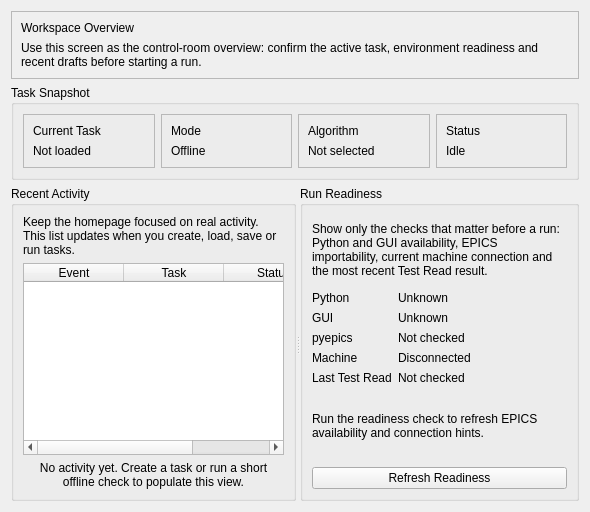
        <widget class="QWidget" name="page_dashboard">
         <layout class="QVBoxLayout" name="verticalLayout_dashboard">
          <item>
           <widget class="QFrame" name="frame_dashboardHero">
            <property name="frameShape">
             <enum>QFrame::StyledPanel</enum>
            </property>
            <layout class="QVBoxLayout" name="verticalLayout_dashboardHero">
             <item>
              <widget class="QLabel" name="label_dashboardHeroTitle">
               <property name="text">
                <string>Workspace Overview</string>
               </property>
              </widget>
             </item>
             <item>
              <widget class="QLabel" name="label_dashboardHeroText">
               <property name="text">
                <string>Use this screen as the control-room overview: confirm the active task, environment readiness and recent drafts before starting a run.</string>
               </property>
               <property name="wordWrap">
                <bool>true</bool>
               </property>
              </widget>
             </item>
            </layout>
           </widget>
          </item>
          <item>
           <widget class="QGroupBox" name="groupBox_dashboardSummary">
            <property name="title">
             <string>Task Snapshot</string>
            </property>
            <layout class="QGridLayout" name="gridLayout_dashboardSummary">
             <item row="0" column="0">
              <widget class="QFrame" name="frame_cardCurrentTask">
               <property name="frameShape">
                <enum>QFrame::StyledPanel</enum>
               </property>
               <layout class="QVBoxLayout" name="verticalLayout_cardCurrentTask">
                <item><widget class="QLabel" name="label_cardCurrentTaskTitle"><property name="text"><string>Current Task</string></property></widget></item>
                <item><widget class="QLabel" name="label_cardCurrentTaskValue"><property name="text"><string>Not loaded</string></property></widget></item>
               </layout>
              </widget>
             </item>
             <item row="0" column="1">
              <widget class="QFrame" name="frame_cardMode">
               <property name="frameShape"><enum>QFrame::StyledPanel</enum></property>
               <layout class="QVBoxLayout" name="verticalLayout_cardMode">
                <item><widget class="QLabel" name="label_cardModeTitle"><property name="text"><string>Mode</string></property></widget></item>
                <item><widget class="QLabel" name="label_cardModeValue"><property name="text"><string>Offline</string></property></widget></item>
               </layout>
              </widget>
             </item>
             <item row="0" column="2">
              <widget class="QFrame" name="frame_cardAlgorithm">
               <property name="frameShape"><enum>QFrame::StyledPanel</enum></property>
               <layout class="QVBoxLayout" name="verticalLayout_cardAlgorithm">
                <item><widget class="QLabel" name="label_cardAlgorithmTitle"><property name="text"><string>Algorithm</string></property></widget></item>
                <item><widget class="QLabel" name="label_cardAlgorithmValue"><property name="text"><string>Not selected</string></property></widget></item>
               </layout>
              </widget>
             </item>
             <item row="0" column="3">
              <widget class="QFrame" name="frame_cardStatus">
               <property name="frameShape"><enum>QFrame::StyledPanel</enum></property>
               <layout class="QVBoxLayout" name="verticalLayout_cardStatus">
                <item><widget class="QLabel" name="label_cardStatusTitle"><property name="text"><string>Status</string></property></widget></item>
                <item><widget class="QLabel" name="label_cardStatusValue"><property name="text"><string>Idle</string></property></widget></item>
               </layout>
              </widget>
             </item>
            </layout>
           </widget>
         </item>
         <item>
          <widget class="QSplitter" name="splitter_dashboardLower">
            <property name="orientation">
             <enum>Qt::Horizontal</enum>
            </property>
            <widget class="QGroupBox" name="groupBox_recentProjects">
             <property name="title">
              <string>Recent Activity</string>
             </property>
             <layout class="QVBoxLayout" name="verticalLayout_recentProjects">
              <item>
               <widget class="QLabel" name="label_recentActivityHint">
                <property name="text">
                 <string>Keep the homepage focused on real activity. This list updates when you create, load, save or run tasks.</string>
                </property>
                <property name="wordWrap">
                 <bool>true</bool>
                </property>
               </widget>
              </item>
              <item>
               <widget class="QTableWidget" name="tableWidget_recentProjects">
                <column>
                 <property name="text"><string>Event</string></property>
                </column>
                <column>
                 <property name="text"><string>Task</string></property>
                </column>
                <column>
                 <property name="text"><string>Status</string></property>
                </column>
               </widget>
              </item>
              <item>
               <widget class="QLabel" name="label_recentActivityEmpty">
                <property name="text">
                 <string>No activity yet. Create a task or run a short offline check to populate this view.</string>
                </property>
                <property name="alignment">
                 <set>Qt::AlignCenter</set>
                </property>
                <property name="wordWrap">
                 <bool>true</bool>
                </property>
               </widget>
              </item>
             </layout>
            </widget>
            <widget class="QGroupBox" name="groupBox_environmentStatus">
             <property name="title">
              <string>Run Readiness</string>
             </property>
             <layout class="QVBoxLayout" name="verticalLayout_environmentStatus">
              <item>
               <widget class="QLabel" name="label_readinessHint">
                <property name="text">
                 <string>Show only the checks that matter before a run: Python and GUI availability, EPICS importability, current machine connection and the most recent Test Read result.</string>
                </property>
                <property name="wordWrap">
                 <bool>true</bool>
                </property>
               </widget>
              </item>
              <item>
               <layout class="QFormLayout" name="formLayout_readiness">
                <item row="0" column="0">
                 <widget class="QLabel" name="label_readinessPythonTitle">
                  <property name="text">
                   <string>Python</string>
                  </property>
                 </widget>
                </item>
                <item row="0" column="1">
                 <widget class="QLabel" name="label_readinessPythonValue">
                  <property name="text">
                   <string>Unknown</string>
                  </property>
                 </widget>
                </item>
                <item row="1" column="0">
                 <widget class="QLabel" name="label_readinessGuiTitle">
                  <property name="text">
                   <string>GUI</string>
                  </property>
                 </widget>
                </item>
                <item row="1" column="1">
                 <widget class="QLabel" name="label_readinessGuiValue">
                  <property name="text">
                   <string>Unknown</string>
                  </property>
                 </widget>
                </item>
                <item row="2" column="0">
                 <widget class="QLabel" name="label_readinessEpicsTitle">
                  <property name="text">
                   <string>pyepics</string>
                  </property>
                 </widget>
                </item>
                <item row="2" column="1">
                 <widget class="QLabel" name="label_readinessEpicsValue">
                  <property name="text">
                   <string>Not checked</string>
                  </property>
                 </widget>
                </item>
                <item row="3" column="0">
                 <widget class="QLabel" name="label_readinessMachineTitle">
                  <property name="text">
                   <string>Machine</string>
                  </property>
                 </widget>
                </item>
                <item row="3" column="1">
                 <widget class="QLabel" name="label_readinessMachineValue">
                  <property name="text">
                   <string>Disconnected</string>
                  </property>
                 </widget>
                </item>
                <item row="4" column="0">
                 <widget class="QLabel" name="label_readinessTestReadTitle">
                  <property name="text">
                   <string>Last Test Read</string>
                  </property>
                 </widget>
                </item>
                <item row="4" column="1">
                 <widget class="QLabel" name="label_readinessTestReadValue">
                  <property name="text">
                   <string>Not checked</string>
                  </property>
                 </widget>
                </item>
               </layout>
              </item>
              <item>
               <widget class="QLabel" name="label_readinessDetail">
                <property name="text">
                 <string>Run the readiness check to refresh EPICS availability and connection hints.</string>
                </property>
                <property name="wordWrap">
                 <bool>true</bool>
                </property>
               </widget>
              </item>
              <item>
               <widget class="QPushButton" name="pushButton_checkEnvironment">
                <property name="text">
                 <string>Refresh Readiness</string>
                </property>
               </widget>
              </item>
             </layout>
            </widget>
          </widget>
         </item>
        </layout>
       </widget>
